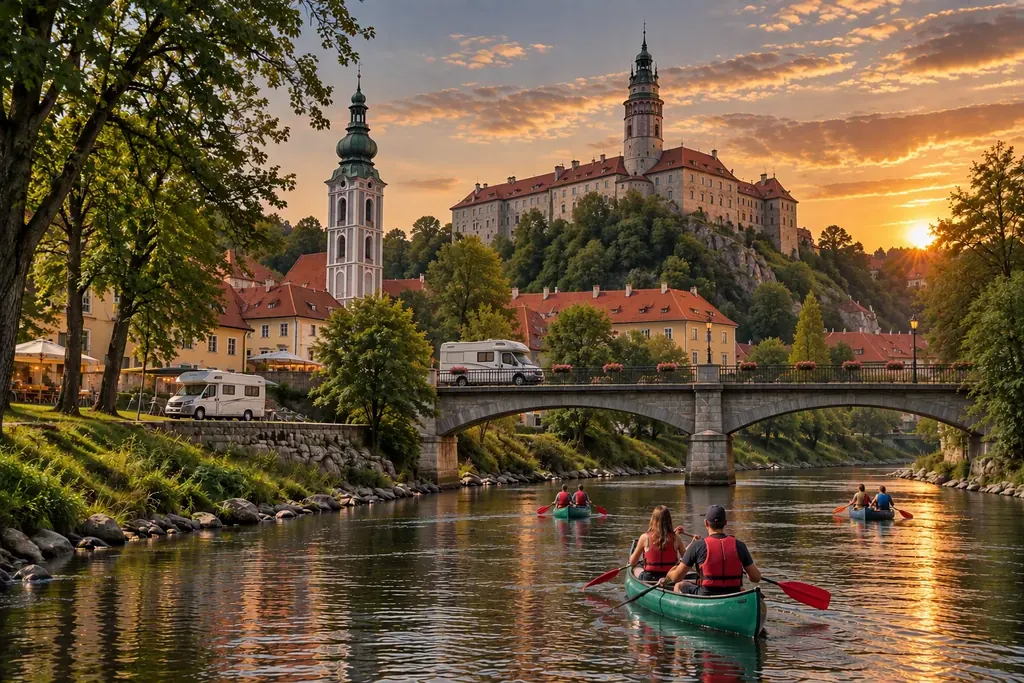
#> input picture hero-1024.webp, 1024 x 683 px
$ python realisticky.py ../hero-1024.webp ../hero-640.webp
#> lines starting #> are read from the running program, lines starting #| are printed output that depends on the picture
"""Úprava realistické textury mapy kempu, aby víc připomínala leteckou fotku:
   tráva s fotografickou strukturou a odstíny, štěrk se zrnem, asfalt, tmavší voda,
   jemné zrno a barevné ladění celé scény. Používá nastroje/mapa3d-export.py."""
import numpy as np
from PIL import Image, ImageFilter

def _sum(h, w, oktavy, seed):
    """vícevrstvý šum 0..1 (velké skvrny + jemná zrnitost)"""
    r = np.random.default_rng(seed); out = np.zeros((h, w), np.float32); tot = 0
    for d, wt in oktavy:
        sh, sw = max(2, h // d), max(2, w // d)
        z = Image.fromarray((r.random((sh, sw)) * 255).astype(np.uint8)).resize((w, h), Image.BICUBIC)
        out += np.asarray(z, np.float32) / 255 * wt; tot += wt
    return out / tot

def _maska(m, r=2):
    return np.asarray(Image.fromarray((m * 255).astype(np.uint8)).filter(ImageFilter.GaussianBlur(r)), np.float32) / 255

def realisticky(im, seed=7):
#> called with seed = 7
    im = im.convert('RGB'); w, h = im.size
#> in realisticky, im is the input picture: PIL image 1024x683 RGB; mean R, G, B 106.9, 86.9, 60.7
#> after `w, h = im.size`: w = 1024; h = 683
    a = np.asarray(im, np.float32) / 255
    hsv = np.asarray(im.convert('HSV'), np.float32) / 255
    H, S, V = hsv[..., 0] * 360, hsv[..., 1], hsv[..., 2]
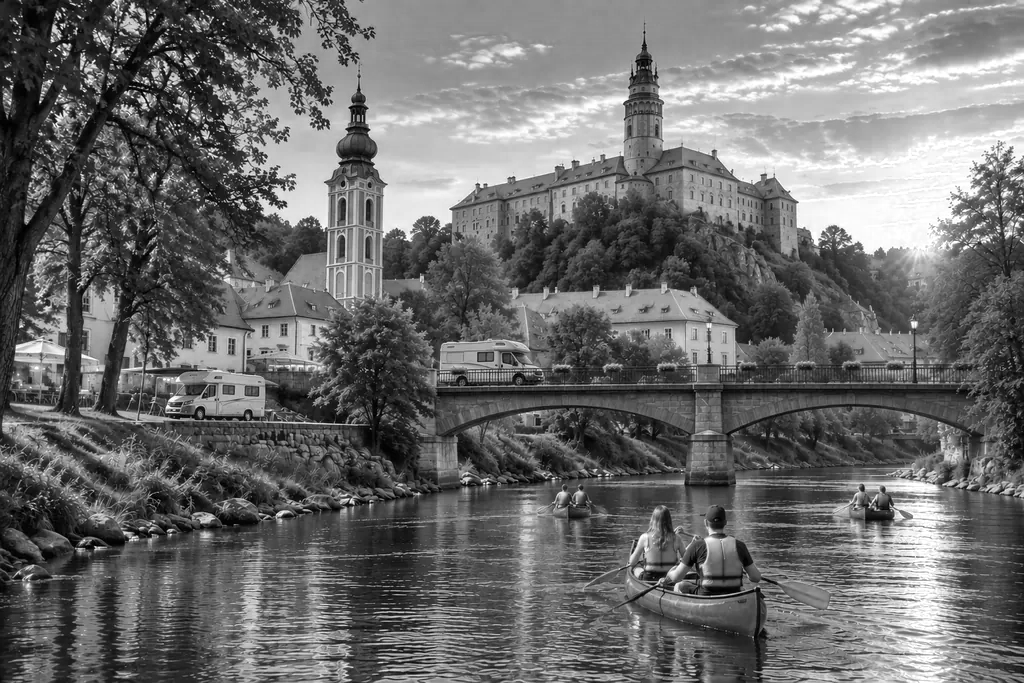
#> V: shape (683, 1024) float32; min 0, max 1, mean 0.424
    tr = _maska(((H > 65) & (H < 165) & (S > .22) & (V > .25)).astype(np.float32))
    st = _maska(((H > 15) & (H < 55) & (S > .06) & (S < .42) & (V > .62)).astype(np.float32))
    asf = _maska(((S < .1) & (V > .35) & (V < .82)).astype(np.float32))
    vo = _maska(((H > 170) & (H < 215) & (S > .18)).astype(np.float32))
    st_ = _maska((((H < 28) | (H > 335)) & (S > .32) & (V > .25)).astype(np.float32), 1)
    km = _maska(((H > 70) & (H < 170) & (S > .25) & (V < .58)).astype(np.float32), 1)
    velky = _sum(h, w, [(160, 3), (60, 2), (20, 1)], seed)
#> after the loop in _sum, `for d, wt in oktavy:`:
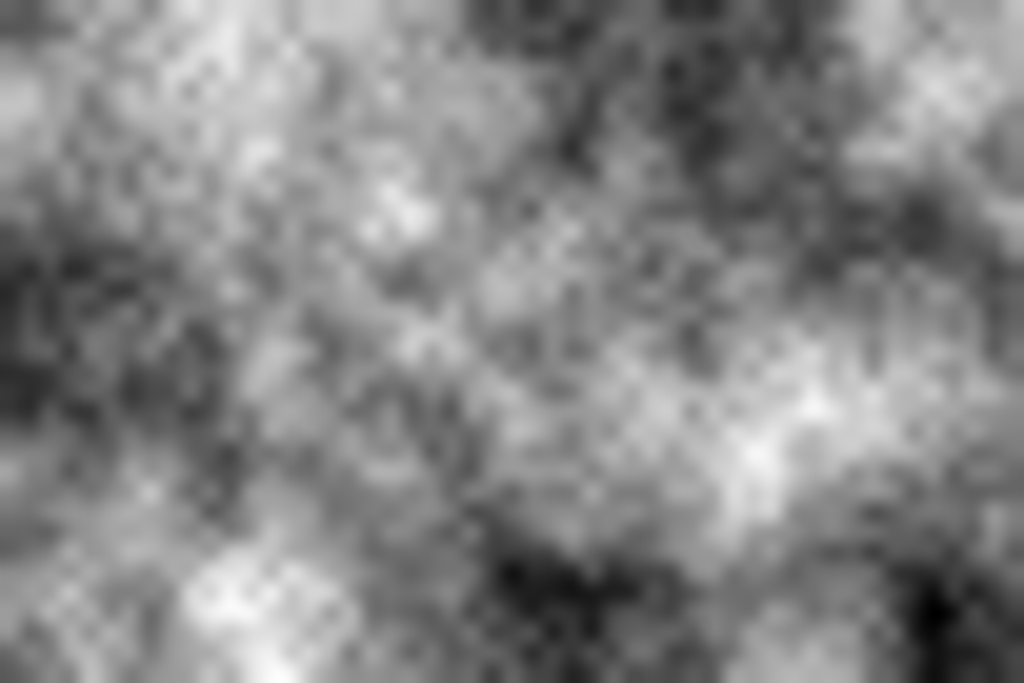
#> out: shape (683, 1024) float32; min 0.122, max 5.77, mean 3.06; drawn with min black and max white
#> after the loop in _sum, `for d, wt in oktavy:`: tot = 6
    stred = _sum(h, w, [(12, 2), (5, 1)], seed + 1)
    jemny = _sum(h, w, [(2, 2), (1, 1)], seed + 2)
    # tráva: světlejší a tmavší plochy, vyšlapaná a vyschlá místa, struktura stébel
    sk = (velky - .5) * 2
    tf = a * (0.86 + 0.30 * velky[..., None] + 0.14 * (stred[..., None] - .5) + 0.10 * (jemny[..., None] - .5))
    suche = np.clip((sk - .25) * 1.6, 0, 1)[..., None] * .38
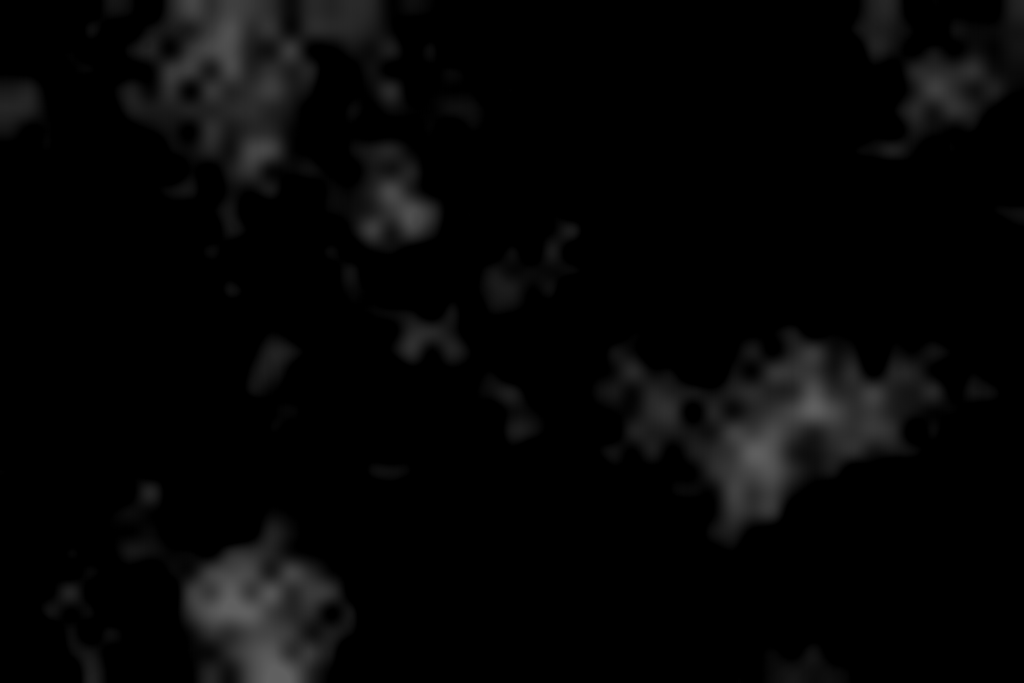
#> suche: shape (683, 1024, 1) float32; min 0, max 0.38, mean 0.0253
    tf = tf * (1 - suche) + np.array([.62, .6, .38]) * suche * (0.8 + .4 * stred[..., None])
    tf = tf * np.array([.84, .9, .72])
    # štěrk a cesty: zrno a drobné kamínky
    kam = (jemny > .78).astype(np.float32) * .10 - (jemny < .2).astype(np.float32) * .08
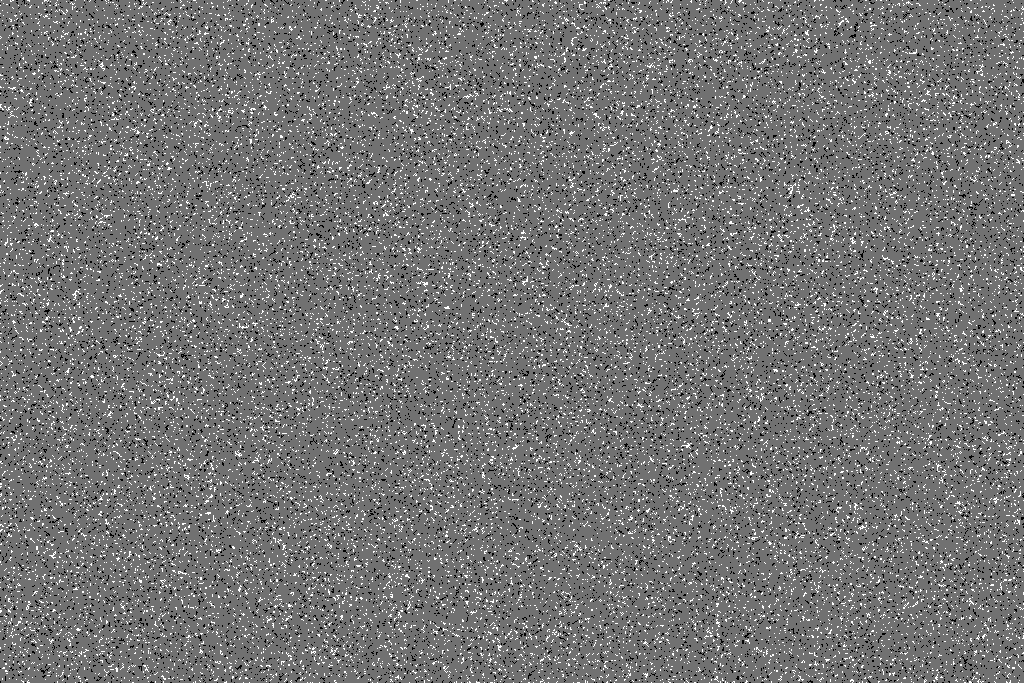
#> kam: shape (683, 1024) float32; min -0.08, max 0.1, mean 0.00227; drawn with min black and max white
    sf = a * (0.92 + 0.10 * stred[..., None] + kam[..., None]) * np.array([1.0, .98, .94])
    # asfalt a střechy bez barvy: jemná zrnitost
    af = a * (0.95 + 0.08 * (jemny[..., None] - .5) + 0.05 * (velky[..., None] - .5))
    # voda: tmavší, hlubší, s lehkým vlněním
    vf = a * np.array([.78, .86, .9]) * (0.92 + 0.10 * stred[..., None])
    # střechy: řady tašek a nerovnoměrné vyblednutí
    yy = np.arange(h, dtype=np.float32)[:, None]
#> yy = 683 values from 0 to 682
    tasky = 0.93 + 0.07 * (np.sin(yy * 2 * np.pi / 4.2) > -.3)
    rf = a * (tasky[..., None] * (0.9 + 0.16 * stred[..., None])) * np.array([.96, .9, .86])
    # koruny stromů: shluky listí, světlejší a tmavší místa
    listi = _sum(h, w, [(7, 2), (3, 1)], seed + 3)
#> the loop in _sum (call 4), `for d, wt in oktavy:` made 2 passes
#> pass 1, in _sum (call 4), `z = Image.fromarray((r.random((sh, sw)) * 255).astype(np.uint8)).resiz..`:
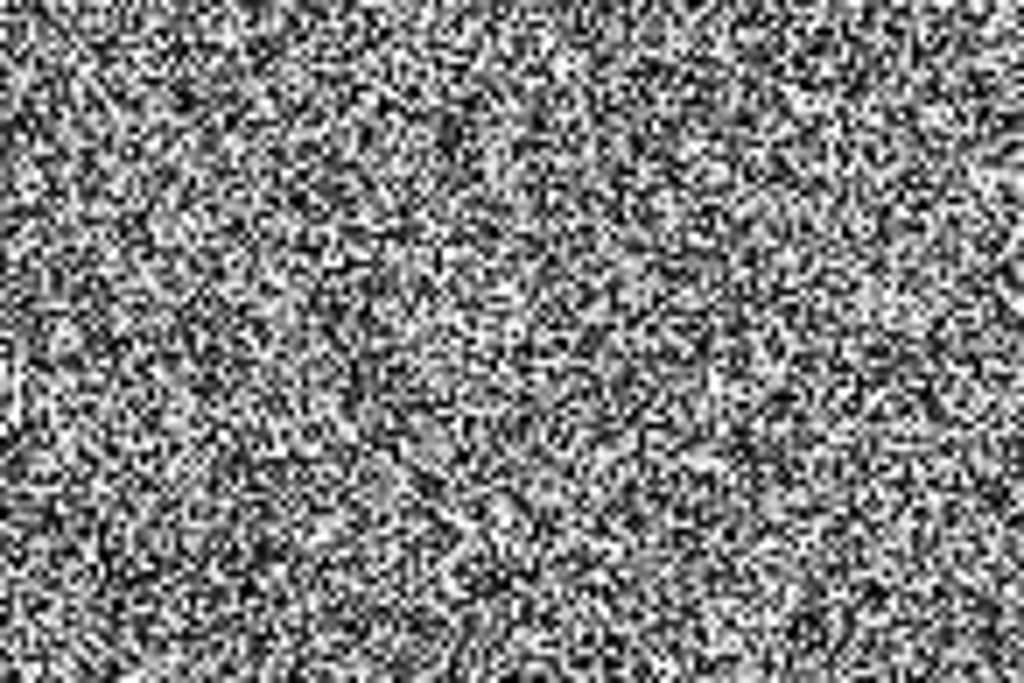
#> z: PIL image 1024x683 L; min 0, max 255, mean 127
#> after the loop in _sum (call 4), `for d, wt in oktavy:`: tot = 3
    kf = a * (0.72 + 0.6 * listi[..., None]) * np.array([.95, 1.0, .9])
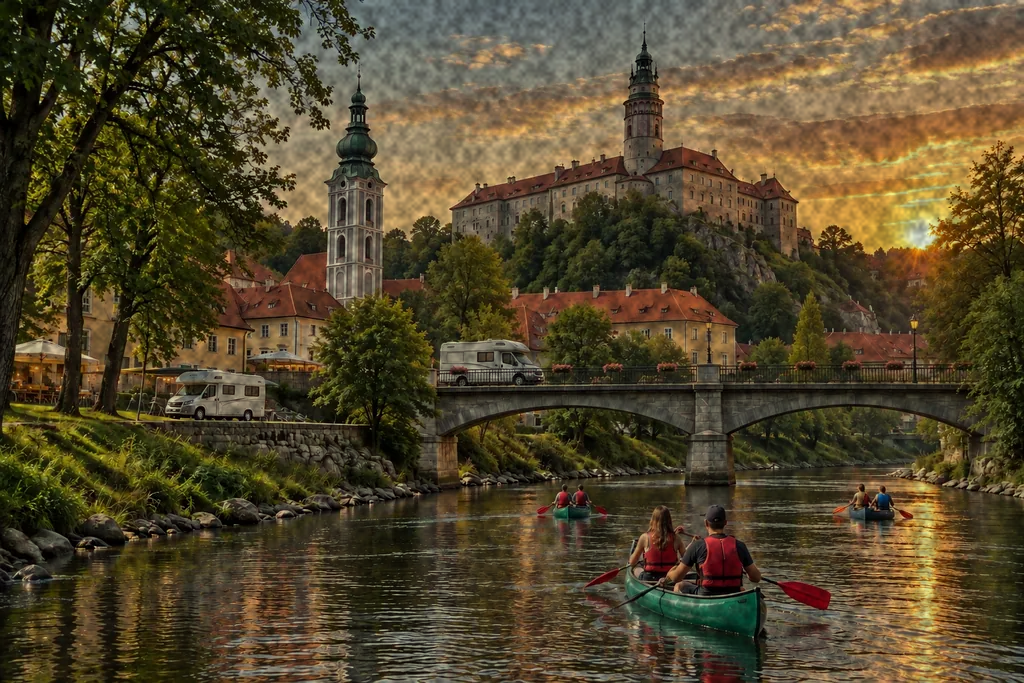
#> kf: shape (683, 1024, 3) float64; mean R, G, B 0.406, 0.347, 0.218; drawn with min black and max white
    o = a.copy()
    for m, f in [(asf, af), (st, sf), (tr, tf), (vo, vf), (st_, rf), (km, kf)]:
        o = o * (1 - m[..., None]) + f * m[..., None]
#> this loop made 6 passes
    # celkové ladění jako fotka: méně sytosti, teplejší světla, chladnější stíny, zrno
    l = (o * np.array([.299, .587, .114])).sum(-1, keepdims=True)
    o = l + (o - l) * .76
    o = o + (np.array([.03, .015, -.02]) * l) + (np.array([-.015, 0, .02]) * (1 - l)) * .5
    o = np.clip(o, 0, 1)
    # ostré vektorové hrany změkčit jako u fotky, pak zrno a doostření
    out = Image.fromarray((o * 255).astype(np.uint8)).filter(ImageFilter.GaussianBlur(.9))
    o = np.asarray(out, np.float32) / 255 + (jemny[..., None] - .5) * .045
    out = Image.fromarray((np.clip(o, 0, 1) * 255).astype(np.uint8))
    return out.filter(ImageFilter.UnsharpMask(radius=2, percent=45, threshold=3))

if __name__ == '__main__':
    import sys
    realisticky(Image.open(sys.argv[1])).save(sys.argv[2])

$ run again, on chatka_nova.png
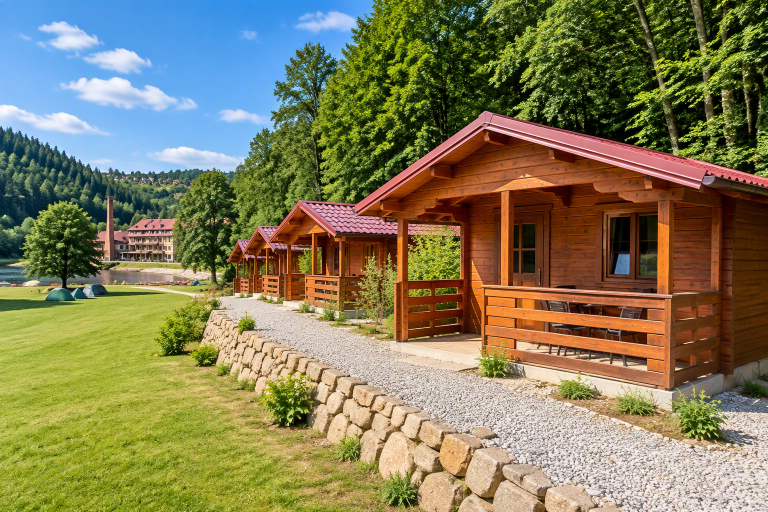
#> input picture chatka_nova.png, 1536 x 1024 px (shown at 1/2 size)
#> in realisticky, im is the input picture: PIL image 1536x1024 RGB; mean R, G, B 130.1, 124.8, 89.6
#> after the loop in _sum, `for d, wt in oktavy:`:
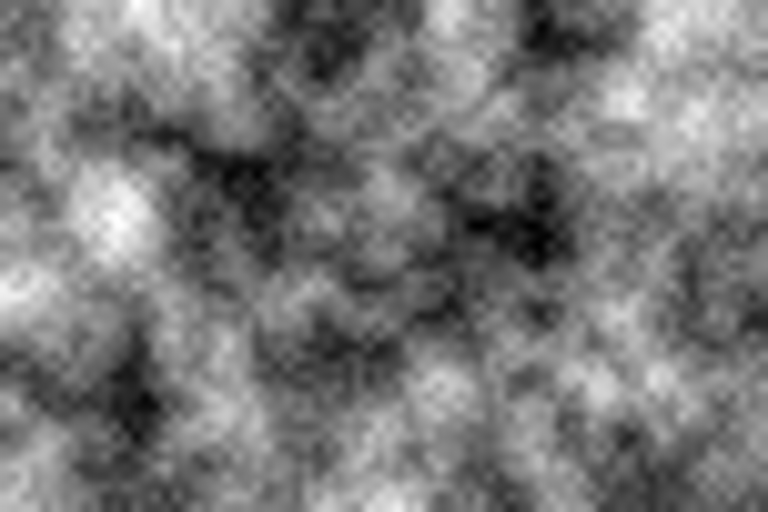
#> out: shape (1024, 1536) float32 (shown at 1/2 size); min 0.361, max 5.87, mean 2.97; drawn with min black and max white
#> after the loop in _sum, `for d, wt in oktavy:`: tot = 6
#> in realisticky, `rf = a * (tasky[..., None] * (0.9 + 0.16 * stred[..., None])) * np.arr..`:
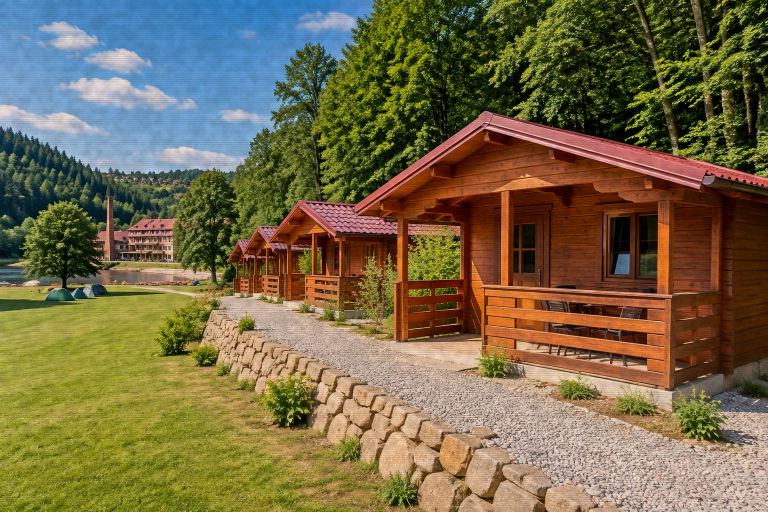
#> rf: shape (1024, 1536, 3) float64 (shown at 1/2 size); mean R, G, B 0.467, 0.42, 0.288; drawn with min black and max white
#> the loop in realisticky, `for m, f in [(asf, af), (st, sf), (tr, tf), (vo, vf), (st_, rf), (km, ..` made 6 passes
